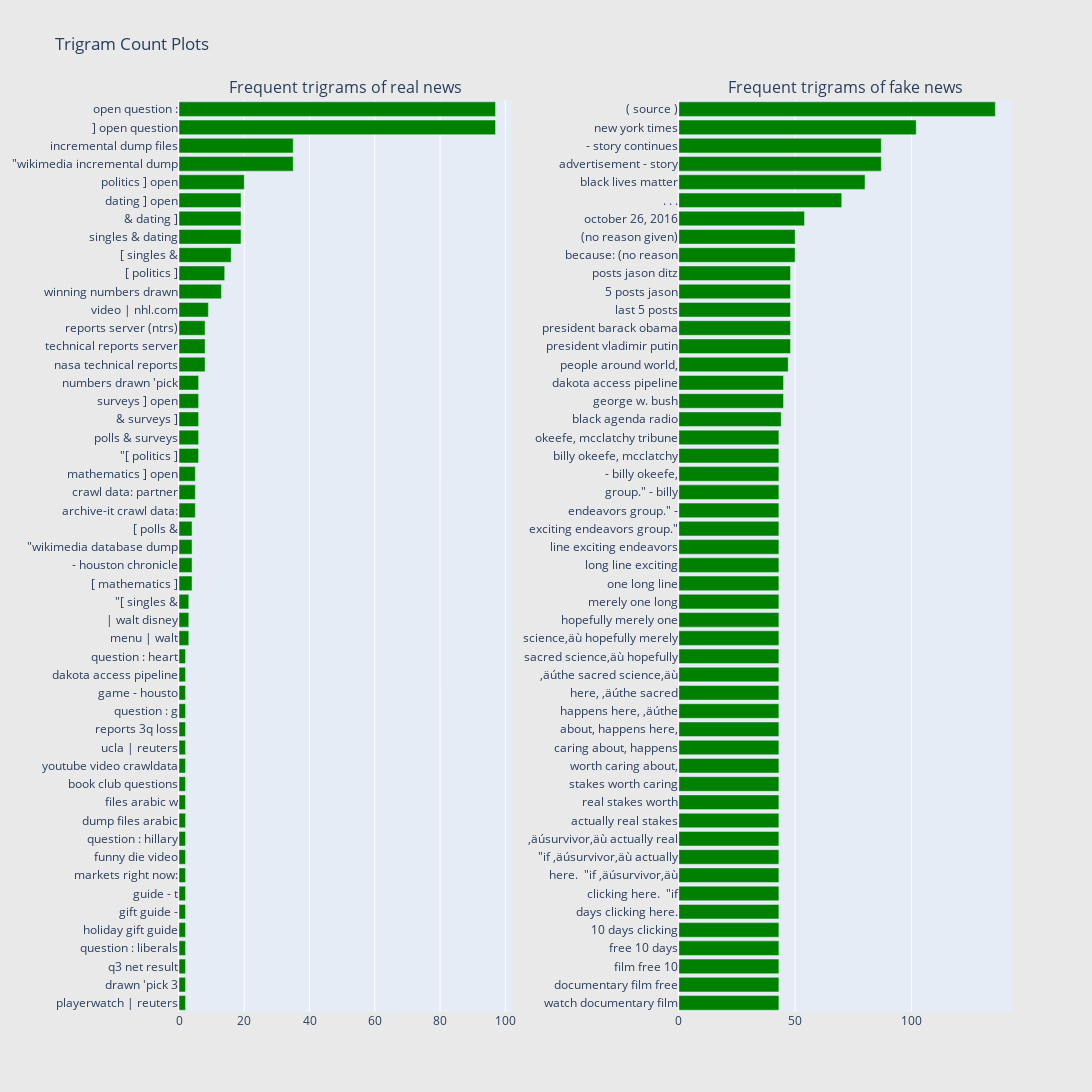

The notebook cell saved with this chart:
### Markdown cell above
**Observations:**

* We can see fake news are targating specific people, country, race or age.

**Now let's usl look at the trigram plots as well.**

### Code cell
# for colab plotly
configure_plotly_browser_state()

freq_dict = defaultdict(int)
for sent in df_real["text"]:
    for word in generate_ngrams(sent,3):
        freq_dict[word] += 1
fd_sorted = pd.DataFrame(sorted(freq_dict.items(), key=lambda x: x[1])[::-1])
fd_sorted.columns = ["word", "wordcount"]
trace0 = horizontal_bar_chart(fd_sorted.head(50), 'green')


freq_dict = defaultdict(int)
for sent in df_fake["text"]:
    for word in generate_ngrams(sent,3):
        freq_dict[word] += 1
fd_sorted = pd.DataFrame(sorted(freq_dict.items(), key=lambda x: x[1])[::-1])
fd_sorted.columns = ["word", "wordcount"]
trace1 = horizontal_bar_chart(fd_sorted.head(50), 'green')

# Creating two subplots
fig = tools.make_subplots(rows=1, cols=2, vertical_spacing=0.04, horizontal_spacing=0.2,
                          subplot_titles=["Frequent trigrams of real news", 
                                          "Frequent trigrams of fake news"])
fig.append_trace(trace0, 1, 1)
fig.append_trace(trace1, 1, 2)
fig['layout'].update(height=1200, width=1200, paper_bgcolor='rgb(233,233,233)', title="Trigram Count Plots")
py.iplot(fig, filename='word-plots')

### Figure 1 — Plotly figure (JSON) as saved in the notebook; plotly's stock layout.template omitted (floating-point values rounded to 4 significant figures)
{"data": [{"showlegend": false, "orientation": "h", "yaxis": "y", "y": ["playerwatch | reuters", "drawn 'pick 3", "q3 net result", "question : liberals", "holiday gift guide", "gift guide -", "guide - t", "markets right now:", "funny die video", "question : hillary", "dump files arabic", "files arabic w", "book club questions", "youtube video crawldata", "ucla | reuters", "reports 3q loss", "question : g", "game - housto", "dakota access pipeline", "question : heart", "menu | walt", "| walt disney", "\"[ singles &", "[ mathematics ]", "- houston chronicle", "\"wikimedia database dump", "[ polls &", "archive-it crawl data:", "crawl data: partner", "mathematics ] open", "\"[ politics ]", "polls & surveys", "& surveys ]", "surveys ] open", "numbers drawn 'pick", "nasa technical reports", "technical reports server", "reports server (ntrs)", "video | nhl.com", "winning numbers drawn", "[ politics ]", "[ singles &", "singles & dating", "& dating ]", "dating ] open", "politics ] open", "\"wikimedia incremental dump", "incremental dump files", "] open question", "open question :"], "xaxis": "x", "marker": {"color": "green"}, "x": [2, 2, 2, 2, 2, 2, 2, 2, 2, 2, 2, 2, 2, 2, 2, 2, 2, 2, 2, 2, 3, 3, 3, 4, 4, 4, 4, 5, 5, 5, 6, 6, 6, 6, 6, 8, 8, 8, 9, 13, 14, 16, 19, 19, 19, 20, 35, 35, 97, 97], "type": "bar"}, {"showlegend": false, "orientation": "h", "yaxis": "y2", "y": ["watch documentary film", "documentary film free", "film free 10", "free 10 days", "10 days clicking", "days clicking here.", "clicking here. \r\n\"if", "here. \r\n\"if ‚äúsurvivor‚äù", "\r\n\"if ‚äúsurvivor‚äù actually", "‚äúsurvivor‚äù actually real", "actually real stakes", "real stakes worth", "stakes worth caring", "worth caring about,", "caring about, happens", "about, happens here,", "happens here, ‚äúthe", "here, ‚äúthe sacred", "‚äúthe sacred science‚äù", "sacred science‚äù hopefully", "science‚äù hopefully merely", "hopefully merely one", "merely one long", "one long line", "long line exciting", "line exciting endeavors", "exciting endeavors group.\"", "endeavors group.\" -", "group.\" - billy", "- billy okeefe,", "billy okeefe, mcclatchy", "okeefe, mcclatchy tribune", "black agenda radio", "george w. bush", "dakota access pipeline", "people around world,", "president vladimir putin", "president barack obama", "last 5 posts", "5 posts jason", "posts jason ditz", "because: (no reason", "(no reason given)", "october 26, 2016", ". . .", "black lives matter", "advertisement - story", "- story continues", "new york times", "( source )"], "xaxis": "x2", "marker": {"color": "green"}, "x": [43, 43, 43, 43, 43, 43, 43, 43, 43, 43, 43, 43, 43, 43, 43, 43, 43, 43, 43, 43, 43, 43, 43, 43, 43, 43, 43, 43, 43, 43, 43, 43, 44, 45, 45, 47, 48, 48, 48, 48, 48, 50, 50, 54, 70, 80, 87, 87, 102, 136], "type": "bar"}], "layout": {"xaxis": {"domain": [0, 0.4], "anchor": "y"}, "title": {"text": "Trigram Count Plots"}, "paper_bgcolor": "rgb(233,233,233)", "yaxis": {"domain": [0, 1], "anchor": "x"}, "xaxis2": {"domain": [0.6, 1], "anchor": "y2"}, "height": 1200, "width": 1200, "yaxis2": {"domain": [0, 1], "anchor": "x2"}, "annotations": [{"yanchor": "bottom", "xref": "paper", "xanchor": "center", "yref": "paper", "text": "Frequent trigrams of real news", "y": 1, "x": 0.2, "font": {"size": 16}, "showarrow": false}, {"yanchor": "bottom", "xref": "paper", "xanchor": "center", "yref": "paper", "text": "Frequent trigrams of fake news", "y": 1, "x": 0.8, "font": {"size": 16}, "showarrow": false}]}}
